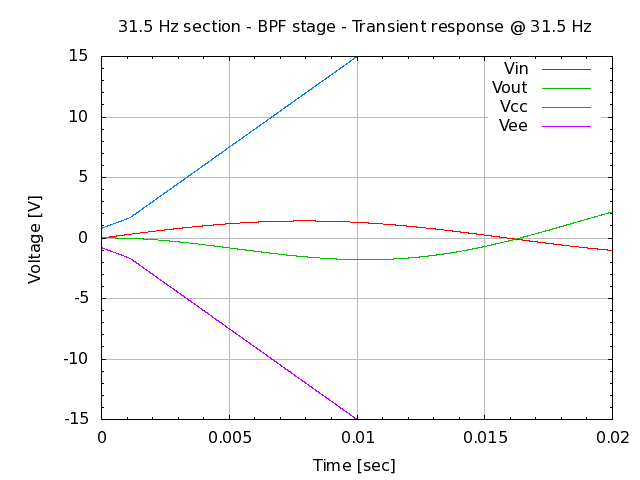

Generate this figure with gnuplot:
# setup terminal
set term png

# setup graph
set output "26.000.00.02.06-3.png"
set title "31.5 Hz section - BPF stage - Transient response @ 31.5 Hz"

# setup Y-axis
set yrange [-15:15]
set grid ytics lt 1 lw 1 lc rgb "#bbbbbb"
set mytics
set ylabel "Voltage [V]"

# setup X-axis
set grid xtics lt 1 lw 1 lc rgb "#bbbbbb"
set mxtics
set xrange [0:0.02]
set xlabel "Time [sec]"

# setup plot style
set style data lines
plot '26.000.00.02.06.dat' using 1:2 title "Vin", \
     '26.000.00.02.06.dat' using 1:3 title "Vout", \
     '26.000.00.02.06.dat' using 1:4 title "Vcc", \
     '26.000.00.02.06.dat' using 1:5 title "Vee"

# set output back to default
set output

# reset terminal type
set terminal pop
